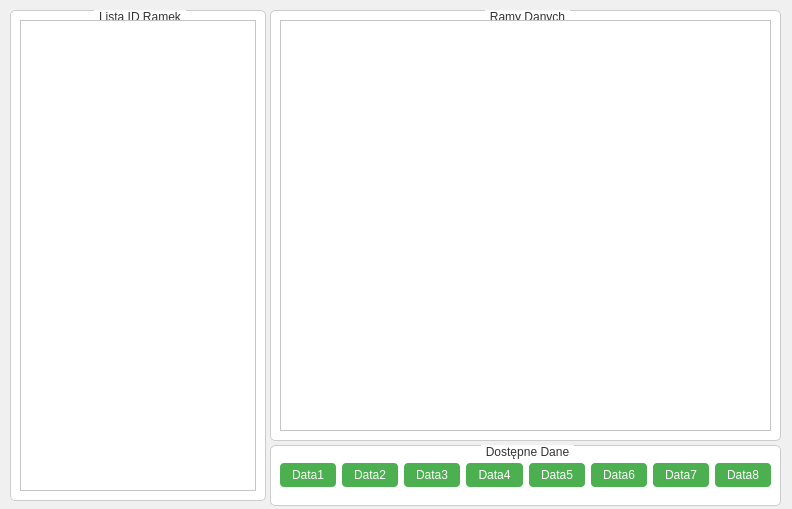
<?xml version="1.0" encoding="UTF-8"?>
<ui version="4.0">
 <class>FilterWindow</class>
 <widget class="QDialog" name="FilterWindow">
  <property name="geometry">
   <rect>
    <x>0</x>
    <y>0</y>
    <width>792</width>
    <height>509</height>
   </rect>
  </property>
  <property name="windowTitle">
   <string>Filtracja i Podgląd Ramek</string>
  </property>
  <property name="styleSheet">
   <string>
    QDialog {
        background-color: #f0f0f0;
    }
    QGroupBox {
        background-color: #ffffff;
        border: 1px solid #cccccc;
        border-radius: 5px;
        margin-top: 1em;
    }
    QGroupBox::title {
        subcontrol-origin: margin;
        subcontrol-position: top center;
        padding: 0 3px;
        color: #333333;
        font-weight: bold;
    }
    QTableView {
        background-color: #ffffff;
        gridline-color: #cccccc;
        selection-background-color: #d0e7ff;
    }
    QListWidget {
        background-color: #ffffff;
    }
    QPushButton {
        background-color: #4CAF50;
        color: #ffffff;
        border-radius: 4px;
        padding: 5px 10px;
    }
    QPushButton:hover {
        background-color: #45a049;
    }
   </string>
  </property>
  <widget class="QGroupBox" name="idGroupBox">
   <property name="geometry">
    <rect>
     <x>10</x>
     <y>10</y>
     <width>256</width>
     <height>491</height>
    </rect>
   </property>
   <property name="title">
    <string>Lista ID Ramek</string>
   </property>
   <layout class="QVBoxLayout" name="verticalLayoutID">
    <item>
     <widget class="QListWidget" name="idListWidget"/>
    </item>
   </layout>
  </widget>
  <widget class="QGroupBox" name="framesGroupBox">
   <property name="geometry">
    <rect>
     <x>270</x>
     <y>10</y>
     <width>511</width>
     <height>431</height>
    </rect>
   </property>
   <property name="title">
    <string>Ramy Danych</string>
   </property>
   <layout class="QVBoxLayout" name="verticalLayoutFrames">
    <item>
     <widget class="QTableView" name="frameTableView"/>
    </item>
   </layout>
  </widget>
  <widget class="QGroupBox" name="dataButtonsGroupBox">
   <property name="geometry">
    <rect>
     <x>270</x>
     <y>445</y>
     <width>511</width>
     <height>61</height>
    </rect>
   </property>
   <property name="title">
    <string>Dostępne Dane</string>
   </property>
   <layout class="QHBoxLayout" name="horizontalLayoutButtons">
    <item>
     <widget class="QPushButton" name="dataButton1">
      <property name="text">
       <string>Data1</string>
      </property>
     </widget>
    </item>
    <item>
     <widget class="QPushButton" name="dataButton2">
      <property name="text">
       <string>Data2</string>
      </property>
     </widget>
    </item>
    <item>
     <widget class="QPushButton" name="dataButton3">
      <property name="text">
       <string>Data3</string>
      </property>
     </widget>
    </item>
    <item>
     <widget class="QPushButton" name="dataButton4">
      <property name="text">
       <string>Data4</string>
      </property>
     </widget>
    </item>
    <item>
     <widget class="QPushButton" name="dataButton5">
      <property name="text">
       <string>Data5</string>
      </property>
     </widget>
    </item>
    <item>
     <widget class="QPushButton" name="dataButton6">
      <property name="text">
       <string>Data6</string>
      </property>
     </widget>
    </item>
    <item>
     <widget class="QPushButton" name="dataButton7">
      <property name="text">
       <string>Data7</string>
      </property>
     </widget>
    </item>
    <item>
     <widget class="QPushButton" name="dataButton8">
      <property name="text">
       <string>Data8</string>
      </property>
     </widget>
    </item>
   </layout>
  </widget>
 </widget>
 <resources/>
 <connections/>
</ui>
